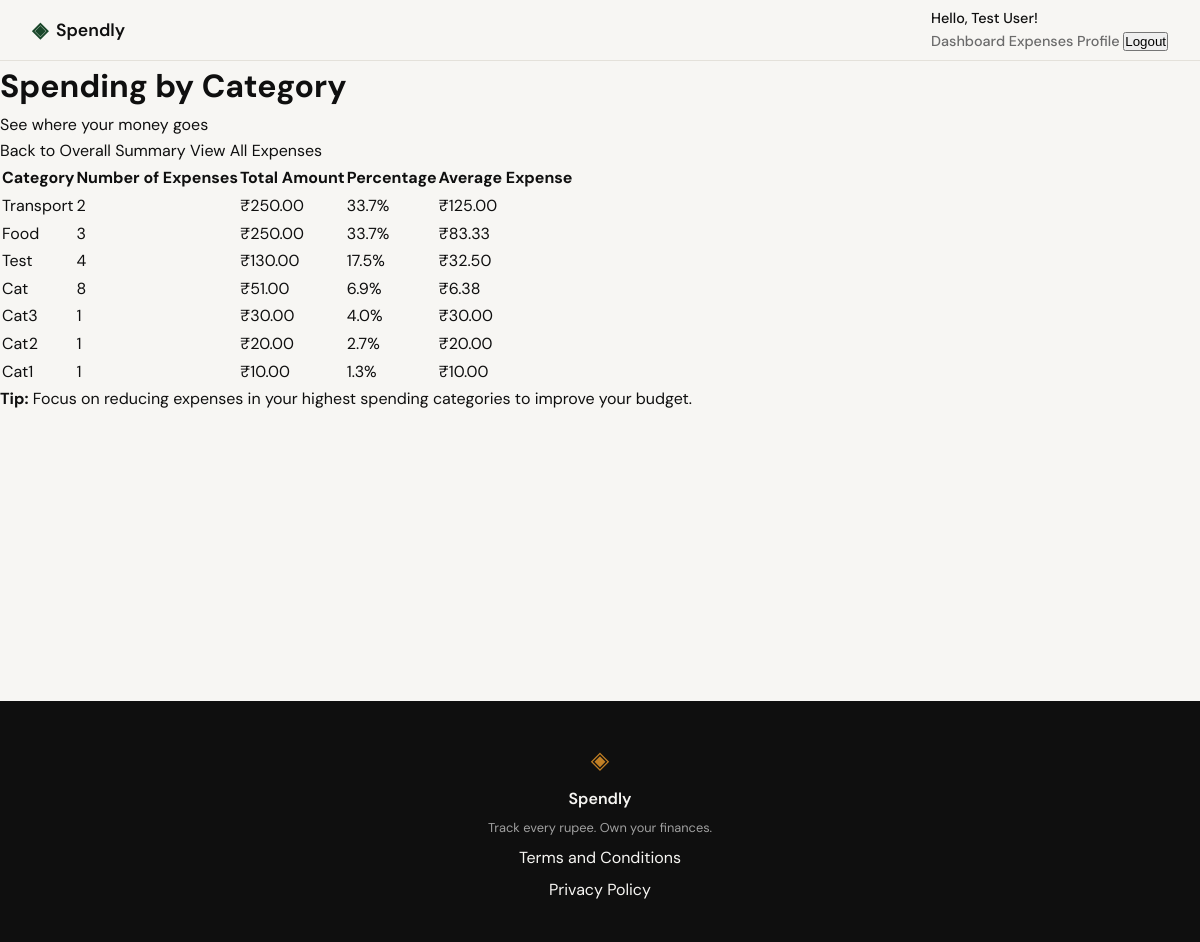
Page /expenses/summary/category (signed in) on the committed database.
### tables this page shows
CREATE TABLE expenses (
            id INTEGER PRIMARY KEY AUTOINCREMENT,
            user_id INTEGER NOT NULL,
            amount REAL NOT NULL,
            category TEXT NOT NULL,
            date TEXT NOT NULL,
            description TEXT,
            created_at TEXT DEFAULT CURRENT_TIMESTAMP,
            FOREIGN KEY (user_id) REFERENCES users (id)
        );

### app.py (the view)
@app.route("/expenses/summary/category")
@login_required
def expenses_summary_category():
    user_id = session.get('user_id')
    conn = get_db()
    try:
        cursor = conn.cursor()
        cursor.execute(
            """SELECT
                   category,
                   COUNT(*) as count,
                   SUM(amount) as total,
                   AVG(amount) as average
               FROM expenses
               WHERE user_id = ?
               GROUP BY category
               ORDER BY total DESC""",
            (user_id,)
        )
        category_data = cursor.fetchall()
        return render_template(
            "expenses_summary_category.html",
            category_data=category_data
        )
    except Exception as e:
        return render_template("error.html", error="Unable to load category summary"), 500
    finally:
        conn.close()

### app.py (called while the page is built)
def login_required(f):
    @wraps(f)
    def decorated_function(*args, **kwargs):
        if 'user_id' not in session:
            return redirect(url_for('login'))
        return f(*args, **kwargs)
    return decorated_function

### database/db.py (called while the page is built)
def get_db():
    conn = sqlite3.connect('spendly.db')
    conn.row_factory = sqlite3.Row
    conn.execute('PRAGMA foreign_keys = ON')
    return conn

### templates/expenses_summary_category.html (shortened to what this page needs)
{% extends "base.html" %}
{% block content %}
<div class="category-summary-container">
    <div class="category-summary-header">
        <h1>Spending by Category</h1>
        <p>See where your money goes</p>
        <div class="category-summary-actions">
            <a href="{{ url_for('expenses_summary') }}" class="btn btn-outline">Back to Overall Summary</a>
            <a href="{{ url_for('expenses') }}" class="btn btn-secondary">View All Expenses</a>
        </div>
    </div>
    {% if category_data|length > 0 %}
    <div class="category-chart-container">
        <div class="category-data-table">
            <table>
                <thead>
                    <tr>
                        <th>Category</th>
                        <th>Number of Expenses</th>
                        <th>Total Amount</th>
                        <th>Percentage</th>
                        <th>Average Expense</th>
                    </tr>
                </thead>
                <tbody>
                    {% set total = category_data|map(attribute='total')|sum %}
                    {% for category in category_data %}
                    <tr>
                        <td>
                            <span class="category-tag category-{{ category.category|lower|replace(' ', '-') }}">
                                {{ category.category }}
                            </span>
                        </td>
                        <td>{{ category.count }}</td>
                        <td>₹{{ "%.2f"|format(category.total or 0) }}</td>
                        <td>
                            {% if total > 0 %}
                            {{ "%.1f"|format((category.total / total) * 100) }}%
                            {% else %}
                            0%
                            {% endif %}
                        </td>
                        <td>₹{{ "%.2f"|format((category.total / category.count)|round(2) if category.count > 0 else 0) }}</td>
                    </tr>
                    {% endfor %}
                </tbody>
            </table>
        </div>
    </div>
    <div class="insights-note">
        <p><strong>Tip:</strong> Focus on reducing expenses in your highest spending categories to improve your budget.</p>
    </div>
    {% else %}
    <div class="empty-state">
        <h2>No category data available</h2>
        <p>You need to record some expenses to see category breakdowns.</p>
        <a href="{{ url_for('add_expense') }}" class="btn btn-primary">Add First Expense</a>
    </div>
    {% endif %}
</div>
{% endblock %}

### static/css/style.css (style rules this page uses)
:root { --ink: #0f0f0f; --ink-soft: #2d2d2d; --ink-muted: #6b6b6b; --ink-faint: #a0a0a0; --paper: #f7f6f3; --paper-warm: #f0ede6; --paper-card: #ffffff; --accent: #1a472a; --accent-light: #e8f0eb; --accent-2: #c17f24; --accent-2-light: #fdf3e3; --danger: #c0392b; --danger-light: #fdecea; --border: #e4e1da; --border-soft: #eeebe4; --font-display: 'DM Serif Display', Georgia, serif; --font-body: 'DM Sans', system-ui, sans-serif; --max-width: 1200px; --auth-width: 440px; --radius-sm: 6px; --radius-md: 12px; --radius-lg: 20px; }
*, *::before, *::after { box-sizing: border-box; margin: 0; padding: 0; }
html { font-size: 16px; scroll-behavior: smooth; }
body { background: var(--paper); color: var(--ink); font-family: var(--font-body); font-size: 1rem; line-height: 1.6; -webkit-font-smoothing: antialiased; }
a { color: inherit; text-decoration: none; }

### rows in the picture
expenses: category "Cat3", count "1", amount "30.00", total "4.0", total "30.00"
expenses: category "Cat2", count "1", amount "20.00", total "2.7", total "20.00"
expenses: category "Cat1", count "1", amount "10.00", total "1.3", total "10.00"

### other values in the picture
{{ session.user_name }} "Test User"
{{ category.category }} "Transport" "Food" "Test" "Cat"
{{ category.count }} "2" "3" "4" "8"
{{ "%.2f"|format(category.total or 0) }} "250.00" "250.00" "130.00" "51.00"
{{ "%.1f"|format((category.total / total) * 100) }} "33.7" "33.7" "17.5" "6.9"
